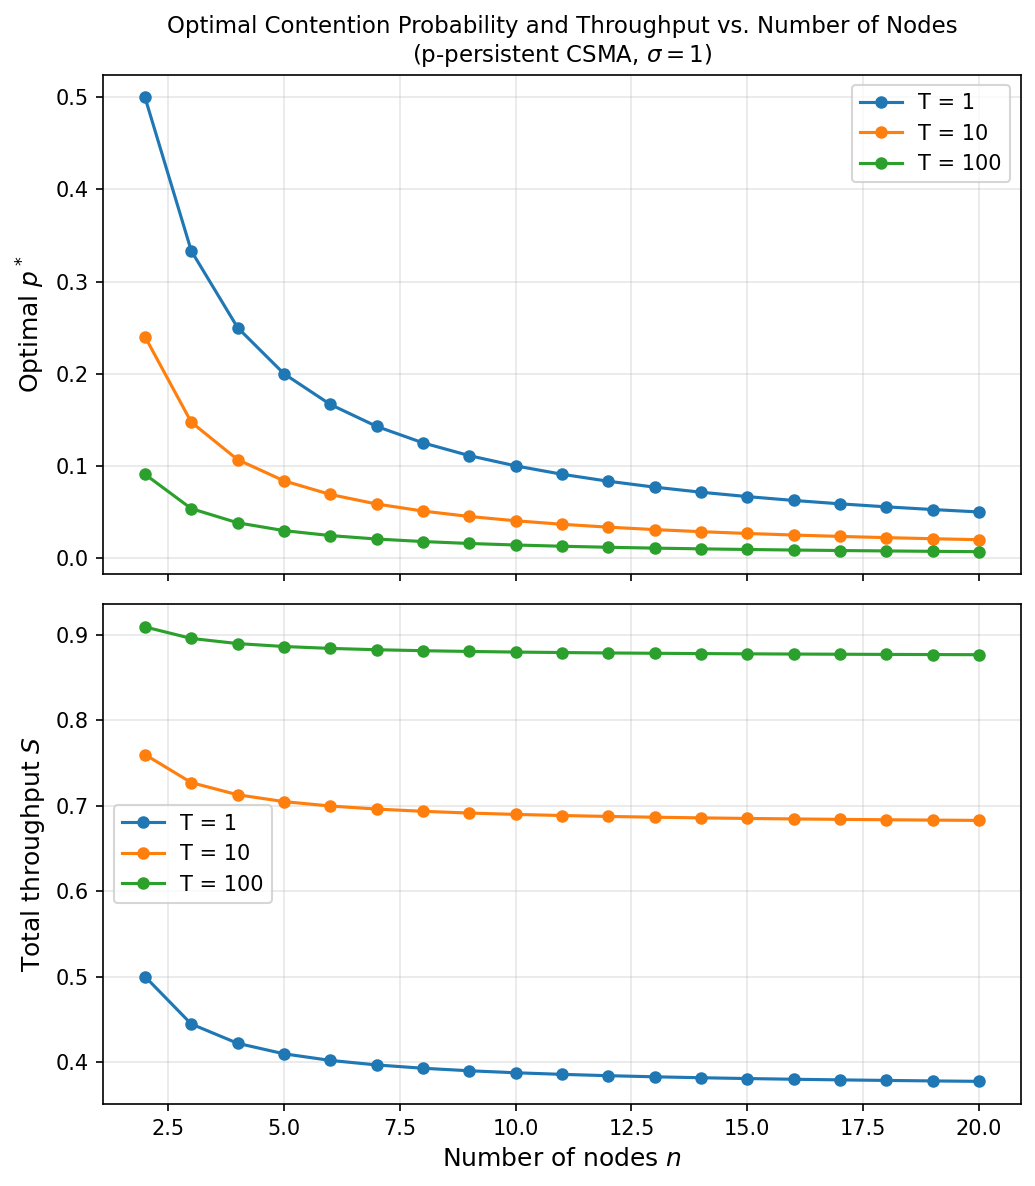

Reproduce this figure in Python.
import numpy as np
import matplotlib.pyplot as plt
from scipy.optimize import brentq

# Simplified optimality condition (eq. 1 with pi=p for all i, sigma=1):
#   T*(n*p - 1) + (T-1)*(1-p)^n = 0
# For T=1 this gives p* = 1/n directly.

def optimal_p(n, T):
    if T == 1:
        return 1.0 / n
    f = lambda p: T * (n * p - 1) + (T - 1) * (1 - p) ** n
    # p* < 1/n for T > 1; search in (0, 1/n)
    return brentq(f, 1e-9, 1.0 / n - 1e-12)

def throughput(n, p, T):
    return n * p * (1 - p) ** (n - 1) * T / ((1 - p) ** n + (1 - (1 - p) ** n) * T)

ns = np.arange(2, 21)
T_values = [1, 10, 100]
colors = ['tab:blue', 'tab:orange', 'tab:green']

fig, (ax1, ax2) = plt.subplots(2, 1, figsize=(7, 8), sharex=True)

for T, c in zip(T_values, colors):
    p_star = np.array([optimal_p(n, T) for n in ns])
    S_total = np.array([throughput(n, p_star[i], T) for i, n in enumerate(ns)])
    ax1.plot(ns, p_star, '-o', color=c, markersize=5, label=f'T = {T}')
    ax2.plot(ns, S_total, '-o', color=c, markersize=5, label=f'T = {T}')

ax1.set_ylabel('Optimal $p^*$', fontsize=12)
ax1.set_title('Optimal Contention Probability and Throughput vs. Number of Nodes\n(p-persistent CSMA, $\\sigma=1$)', fontsize=11)
ax1.legend()
ax1.grid(True, alpha=0.3)

ax2.set_xlabel('Number of nodes $n$', fontsize=12)
ax2.set_ylabel('Total throughput $S$', fontsize=12)
ax2.legend()
ax2.grid(True, alpha=0.3)

plt.tight_layout()
plt.savefig('assignment4/problem3.png', dpi=150, bbox_inches='tight')
print("Saved assignment4/problem3.png")
plt.show()
